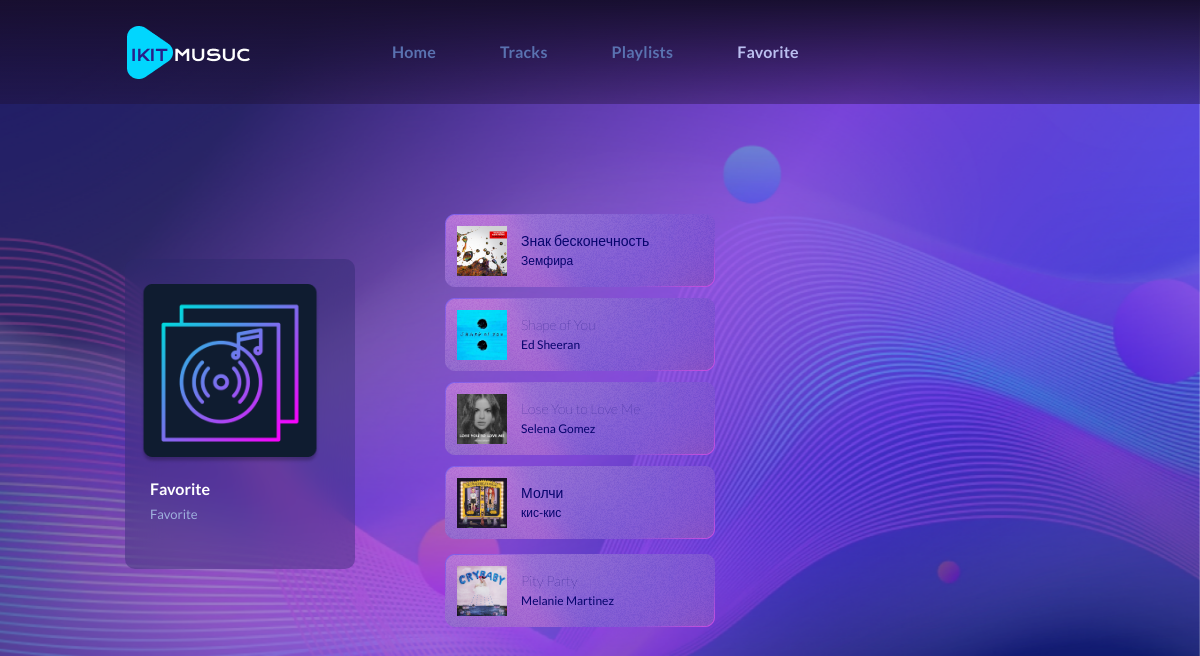
/playlist/5, run on an earlier commit of the app's database.
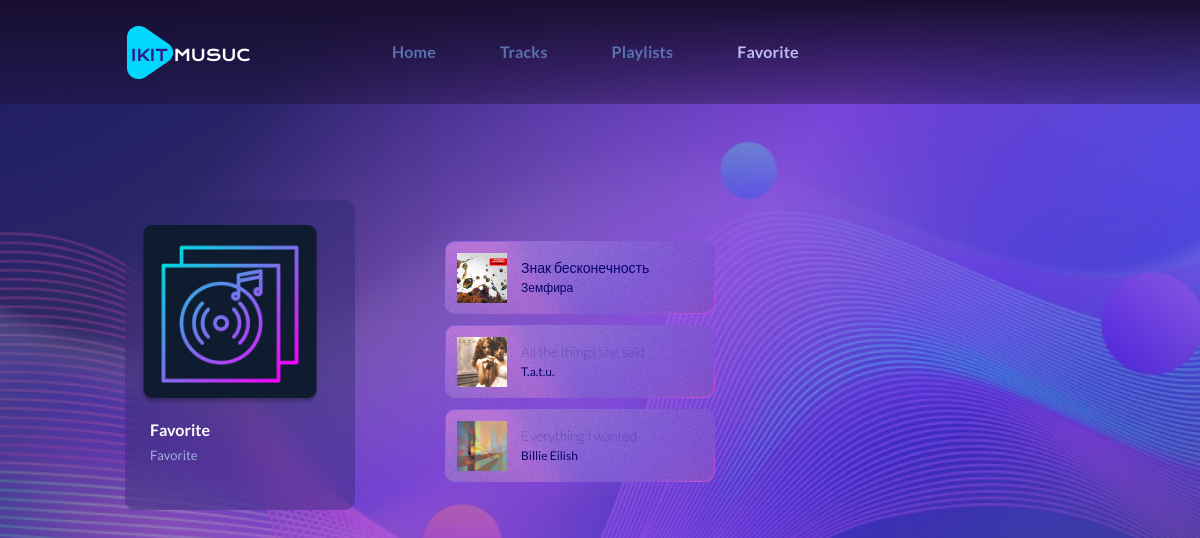
And on a later commit of the database.
### music/models.py (models this page shows, shortened)
class Playlist(models.Model):
    name = models.CharField(max_length=255, null=True)
    cover = models.ImageField(upload_to="photos/%Y/%m/%d/",
                              default="photos/2022/11/07/cover.png")
    description = models.CharField(max_length=500, null=True, blank=True)
    is_default = models.BooleanField(default=False)
    compositions = models.ManyToManyField(Composition,
                                          through='PlaylistsCompositions')

class PlaylistsCompositions(models.Model):
    playlist = models.ForeignKey(Playlist, on_delete=models.CASCADE)
    composition = models.ForeignKey(Composition, on_delete=models.CASCADE)
    order = models.PositiveSmallIntegerField()
    class Meta:
        ordering = ['order']

class Composition(models.Model):
    name = models.CharField(max_length=255)
    author = models.CharField(max_length=255)
    cover = models.ImageField(upload_to="photos/%Y/%m/%d/")
    audio = models.FileField(upload_to="audio/%Y/%m/%d/")
    is_played = models.BooleanField(default=False)
    is_liked = models.BooleanField(default=False)
    order = models.PositiveSmallIntegerField(default=0, blank=True, null=True)
    class Meta:
        ordering = ['name', 'author']

### music/views.py (the view)
# urls.py: path('playlist/<int:playlist_id>', show_playlist, name='playlist'),
def show_playlist(request, playlist_id):
    add_to_favorite()
    playlist = Playlist.objects.get(id=playlist_id)
    compositions = PlaylistsCompositions.objects.filter(playlist=playlist)
    tracks_array = create_array(playlist, compositions)
    fix_order(playlist)
    context = {
        'playlist': playlist,
        'compositions': compositions,
        'tracks': tracks_array,
        'connect': None
    }
    return render(request, "music/playlist.html", context)

### music/functions.py (called while the page is built)
def add_to_favorite():
    playlist = Playlist.objects.get(id=5)
    connects = PlaylistsCompositions.objects.filter(playlist=playlist)
    for connect in PlaylistsCompositions.objects.all():
        composition = connect.composition
        if connect in connects:
            composition.is_liked = True
        else:
            composition.is_liked = False
        composition.save()

def fix_order(playlist):
    previous = 0
    for connect in PlaylistsCompositions.objects.filter(playlist=playlist):
        order = connect.order
        if order - previous != 1:
            connect.order = previous + 1
            connect.save()
        previous = order

def create_array(playlist, compositions):
    size = playlist.compositions.count()
    columns = size // 4
    if size % 4 > 0:
        columns += 1
    tracks_array = []
    for column in range(columns):
        tracks_array.append(compositions[column * 4:(column + 1) * 4])
    return tracks_array

### music/templates/music/playlist.html (shortened to what this page needs)
{% load static %}
<!DOCTYPE html>
<html lang="en">
<head>
    <link rel="stylesheet" href="{% static 'music/css/playlist.css' %}">
</head>
<body>
<div class="wrapper">
    <header class="header">
        <div class="header__container container">
            <a href="{% url 'home' %}" class="header__logo">
                <img src="{% static 'music/img/logo.png' %}" alt="IKIT music">
            </a>
            <nav class="header__menu menu">
                <ul class="menu__list">
                    <li>
                        <a href="{% url 'home' %}" class="menu__link">Home</a>
                    </li>
                    <li>
                        <a href="{% url 'tracks' %}"
                           class="menu__link">Tracks</a>
                    </li>
                    {% if not playlist.name == "Favorite" %}
                    <li>
                        <a href="{% url 'home' %}"
                           class="menu__link current__item">Playlists</a>
                    </li>
                    <li>
                        <a href="{% url 'playlist' 5 %}" class="menu__link">Favorite</a>
                    </li>
                    {% else %}
                    <li>
                        <a href="{% url 'home' %}"
                           class="menu__link">Playlists</a>
                    </li>
                    <li>
                        <a href="{% url 'playlist' 5 %}"
                           class="menu__link current__item">Favorite</a>
                    </li>
                    {% endif %}
                </ul>
            </nav>
        </div>
    </header>
    <main class="page">
        <section class="page__main-block main-block">
            <div class="main-block__container container">
                <div class="main-block__body">
                    <div class="playlist__container">
                        <div class="playlist__cover">
                            <div class="playlist__image">
                                <img src="{{ playlist.cover.url }}" alt="">
                            </div>
                            <div class="playlist__information">
                                <div class="playlist__text">
                                    <div class="playlist__name">
                                        {{ playlist.name }}
                                    </div>
                                    {% if playlist.description %}
                                    <div class="playlist__description">
                                        {{ playlist.description }}
                                    </div>
                                    {% endif %}
                                </div>
                            </div>
                        </div>
                        <div class="container-sl">
                            <div class="slider">
                                {% for column in tracks %}
                                <div class="slider__item">
                                    <form class="sortable" hx-post="{% url 'sort' playlist.pk %}"
                                          hx-trigger="end">
                                        {% for track in column %}
                                        <div class="item__track" draggable='true'>
                                            <div class="item__container" >
                                                <div class="play__composition item__composition">
                                                    <div class="play__cover">
                                                        <div class="play__image">
                                                            <img src="{{ track.composition.cover.url }}"
                                                                 alt="">
                                                        </div>
                                                    </div>
                                                    <div class="play__track">
                                                        <div class="play__name">
                                                            {{ track.composition.name }}
                                                        </div>
                                                        <div class="play__author">
                                                            {{ track.composition.author }}
                                                        </div>
                                                    </div>
                                                </div>
                                            </div>
                                        </div>
                                        {% endfor %}
                                    </form>
                                </div>
                                {% endfor %}
                            </div>
                        </div>
                    </div>
                </div>
            </div>
        </section>
    </main>
</div>
</body>
</html>

### music/static/music/css/playlist.css (style rules this page uses)
* { padding: 0; margin: 0; border: 0; }
*, *::before, *::after { box-sizing: border-box; -moz-box-sizing: border-box; -webkit-box-sizing: border-box; }
nav, footer, header, aside { display: block; }
html, body { min-height: 100vh; width: 100%; line-height: 1; font-size: 14px; -ms-text-size-adjust: 100%; -moz-text-size-adjust: 100%; -webkit-text-size-adjust: 100%; background: #FAFAFA; }
a, a:visited { text-decoration: none; }
ul li { list-style: none; }
img { vertical-align: top; }
body { height: 100%; line-height: 1; font-size: 14px; font-weight: 500; color: white; font-family: 'Lato', sans-serif; background: url("../img/background.png") no-repeat center center fixed; background-size: cover; }
.wrapper { min-height: 100%; overflow: hidden; display: flex; flex-direction: column; }
.container { max-width: 1046px; margin: 0 auto; padding: 0 15px; box-sizing: content-box; }
.main-block__container { max-width: 950px; }
.header { position: absolute; width: 100%; left: 0; top: 0; z-index: 50; background: linear-gradient(180deg, #180F30 0%, rgba(31, 15, 48, 0.38) 100%); }
.header__container { display: flex; min-height: 104px; align-items: center; }
.header__logo { margin-left: 50px; }
.header__menu { margin-left: 133px; padding: 5px 0; }
.menu__list { display: flex; flex-wrap: wrap; }
.menu__list li { margin-right: 64px; }
.menu__list li:last-child { margin-right: 0; }
.menu__link { color:#5A72B0; font-weight: 600; line-height: calc(24 / 14 * 100%); letter-spacing: 0.2px; font-size: 16px; }
.page { flex: 1 1 auto; }
.main-block { width: 100%; position: relative; }
.main-block__body { padding: 200px 0 191px 0; position: relative; z-index: 2; }
.item__track { background: url("../img/tracks/composition_bkg.png") 0 0 no-repeat; }
.item__container { padding: 12px; }
.play__image { width: 50px; height: 50px; position: relative; }
.play__image img { position: absolute; width: 100%; height: 100%; top: 0; left: 0; object-fit: cover; }
.play__composition { display: flex; align-items: center; margin-left: 42px; }
.item__composition { margin-left: 0; }
.play__track { margin-left: 14px; }
.play__name { font-weight: 100; color: #06046C; line-height: 20px; }
.play__author { color: #06046C; line-height: 20px; font-size: 12px; }
.play__cover { position: relative; }
.slider { position: relative; padding: 0 50px; }
.item__track:not(:last-child) { margin-bottom: 10px; }
.playlist__container { display: flex; justify-items: space-between; align-items: center; }
.container-sl { width: 700px; }
.current__item { color:rgb(187, 191, 240) }
.playlist__cover { margin-right: 40px; width: 236px; height: 310px; background: rgba(43, 42, 109, 0.4); backdrop-filter: blur(15px); border-radius: 10px; padding: 25px 15px; }
.playlist__image { margin-bottom: 15px; }
.playlist__image img { object-fit: cover; height: 180px; width: 180px; }
.playlist__information { margin: 0 10px; display: flex; align-items: end; justify-content: space-between; }
.playlist__name { font-weight: 700; font-size: 16px; line-height: 19px; margin-bottom: 10px; }
.playlist__description { color: #9fb0dd; font-size: 13px; }

What changed in the data, as far as the page shows it:
removed PlaylistsCompositions: composition.cover (picture), composition.name "Shape of You", composition.author "Ed Sheeran"
removed PlaylistsCompositions: composition.cover (picture), composition.name "Lose You to Love Me", composition.author "Selena Gomez"
removed PlaylistsCompositions: composition.cover (picture), composition.name "Молчи", composition.author "кис-кис"
removed PlaylistsCompositions: composition.cover (picture), composition.name "Pity Party", composition.author "Melanie Martinez"
added PlaylistsCompositions: composition.cover (picture), composition.name "All the things she said", composition.author "T.a.t.u."
added PlaylistsCompositions: composition.cover (picture), composition.name "Everything I wanted", composition.author "Billie Eilish"
